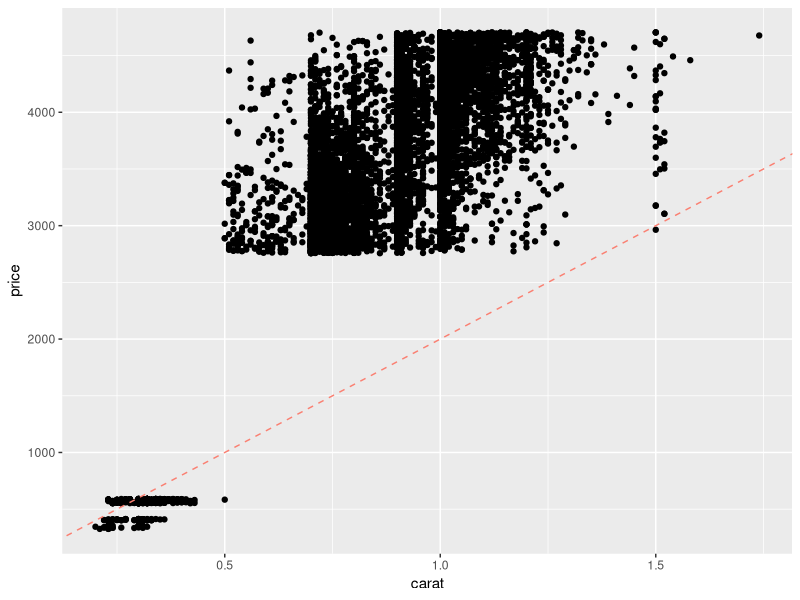
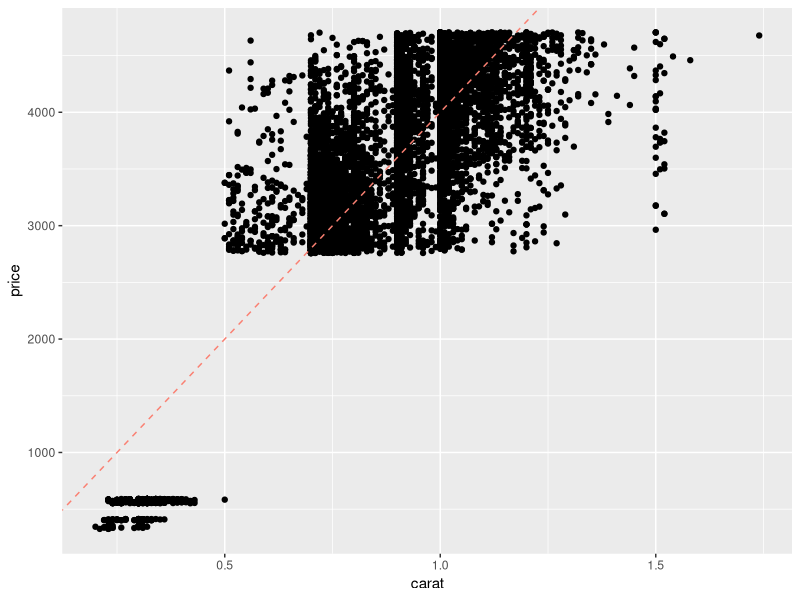
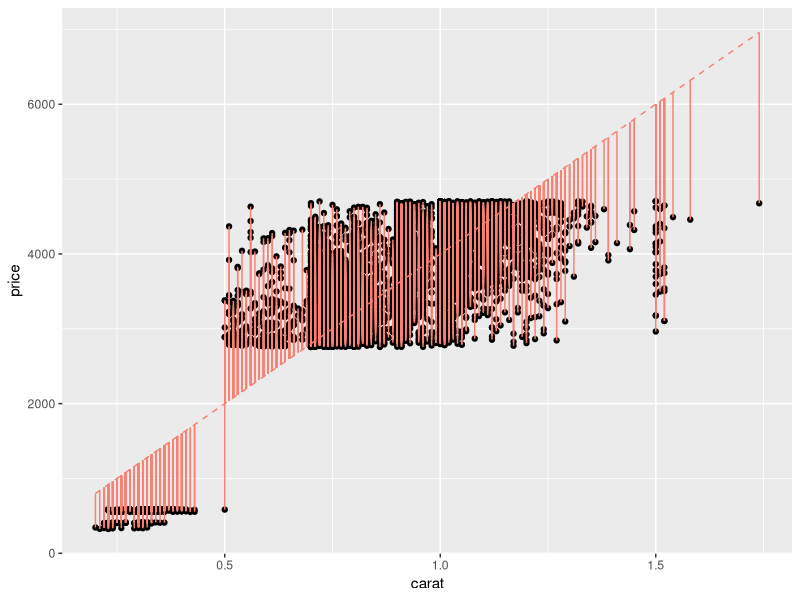
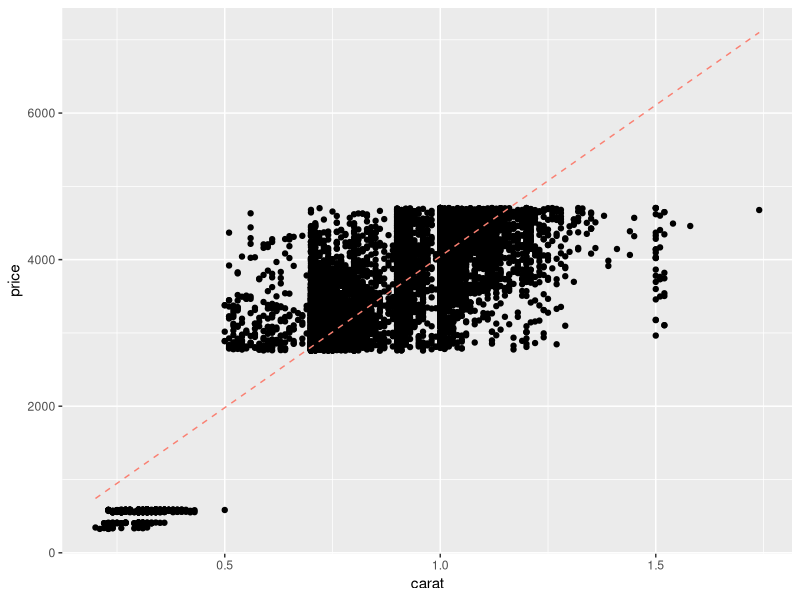
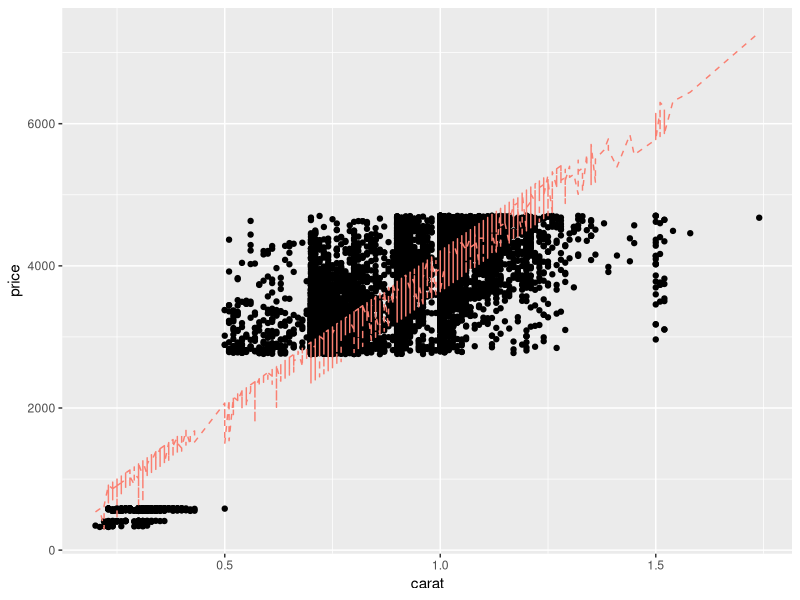
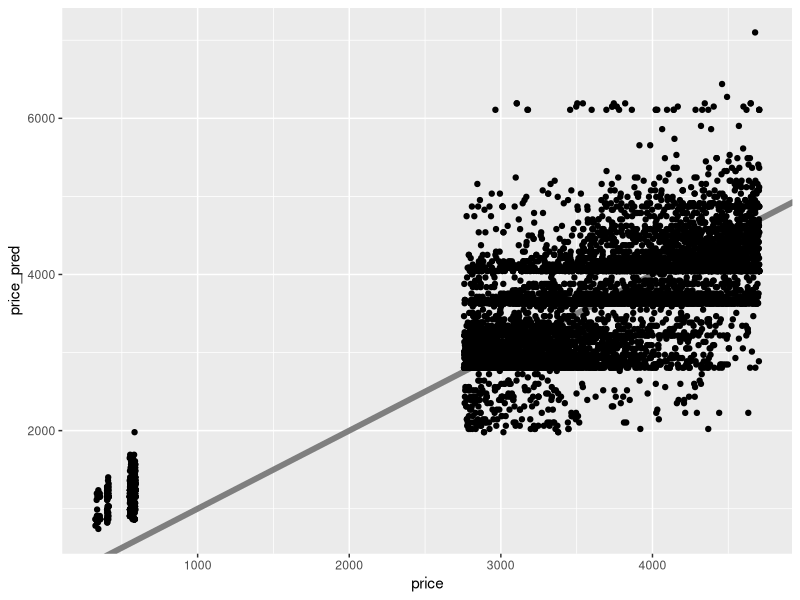
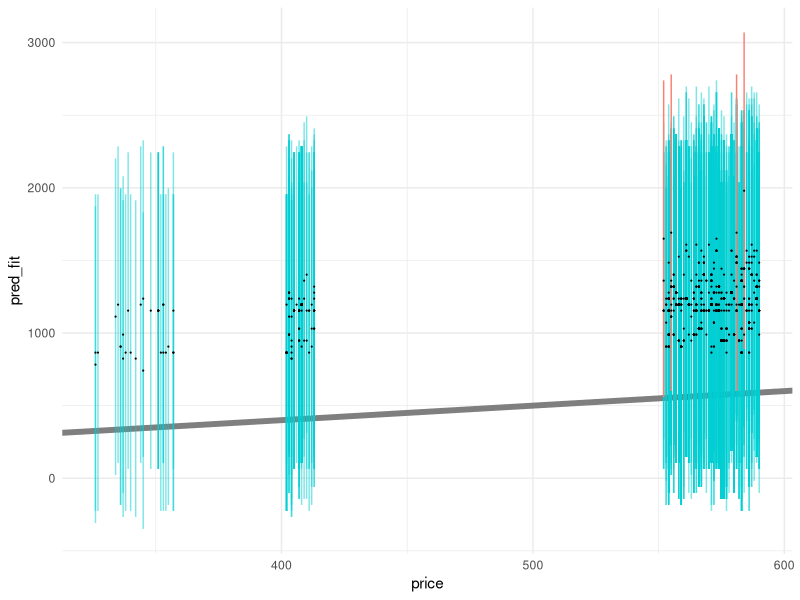
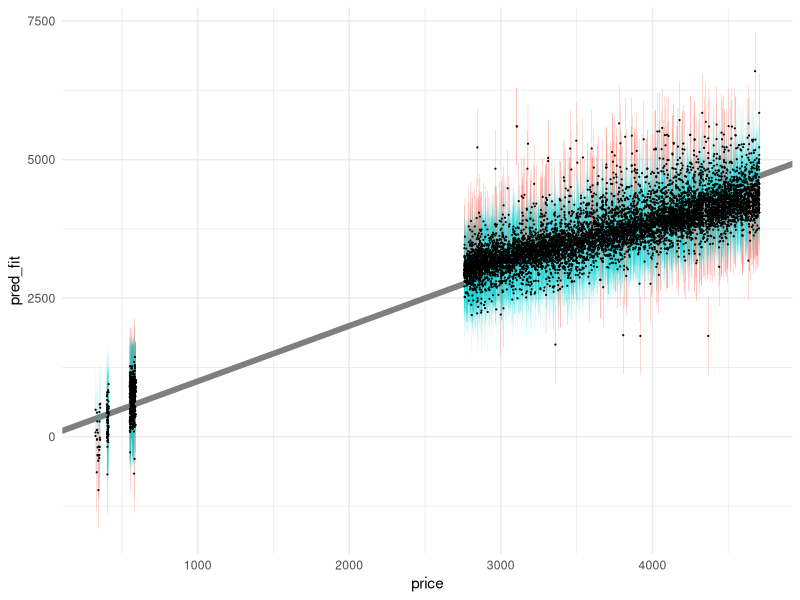

Reproduce these figures in R, in order.
## ---- chunk 1
library(tidyverse)
library(modelr)
library(broom)

## NOTE: No need to edit this chunk
set.seed(101)

## Select training data
df_train <-
  diamonds %>%
  slice(1:1e4)

## Select test data
df_test <-
  diamonds %>%
  slice((1e4 + 1):2e4)
## ---- chunk 2
## Set model parameter values [theta]
slope <- 1000 / 0.5 # Eyeball: $1000 / (1/2) carat
intercept <- 0

## Represent model as an `abline`
df_train %>%

  ggplot(aes(carat, price)) +
  geom_point() +
  geom_abline(
    slope = slope,
    intercept = intercept,
    linetype = 2,
    color = "salmon"
  )
## ---- chunk 3
## Set model parameter values [theta]
slope <- 2000 / 0.5 # Adjusted by factor of 2
intercept <- 0

## Represent model as an `abline`
df_train %>%

  ggplot(aes(carat, price)) +
  geom_point() +
  geom_abline(
    slope = slope,
    intercept = intercept,
    linetype = 2,
    color = "salmon"
  )
## ---- chunk 4
## Set model parameter values [theta]
slope <- 2000 / 0.5
intercept <- 0

## Compute predicted values
df_train %>%
  mutate(price_pred = slope * carat + intercept) %>%

  ## Visualize *residuals* as vertical bars
  ggplot(aes(carat, price)) +
  geom_point() +
  geom_segment(
    aes(xend = carat, yend = price_pred),
    color = "salmon"
  ) +
  geom_line(
    aes(y = price_pred),
    linetype = 2,
    color = "salmon"
  )
## ---- chunk 5
## Fit model
fit_carat <-
  df_train %>%
  lm(
    data = .,               # Data for fit
    formula = price ~ carat # Formula for fit
  )

fit_carat %>% tidy()
## ---- chunk 6
# task-begin
## Fit a model with carat and cut as predictors
fit_q1 <- NA
# task-end
# solution-begin
fit_q1 <-
  df_train %>%
  lm(
    data = .,
    formula = price ~ carat + cut
  )
# solution-end

fit_q1 %>% tidy()
## ---- chunk 7
## Compute predicted values
df_train %>%
  add_predictions(
    model = fit_carat,
    var = "price_pred"
  ) %>%

  ggplot(aes(carat, price)) +
  geom_point() +
  geom_line(
    aes(y = price_pred),
    linetype = 2,
    color = "salmon"
  )
## ---- chunk 8
# task-begin
## TASK: Create a visual of price_pred vs carat using your model fit_q1
# task-end
# solution-begin
df_train %>%
  add_predictions(
    model = fit_q1,
    var = "price_pred"
  ) %>%

  ggplot(aes(carat, price)) +
  geom_point() +
  geom_line(
    aes(y = price_pred),
    linetype = 2,
    color = "salmon"
  )
# solution-end
## ---- chunk 9
## Compute metrics
mse(fit_carat, df_train)
rsquare(fit_carat, df_train)
## ---- chunk 10
# solution-begin
mse(fit_q1, df_train)
rsquare(fit_q1, df_train)
# solution-end
## ---- chunk 11
## NOTE: No need to change this
## predicted vs actual
df_train %>%
  add_predictions(
    model = fit_carat,
    var = "price_pred"
  ) %>%

  ggplot(aes(price, price_pred)) +
  geom_abline(slope = 1, intercept = 0, color = "grey50", size = 2) +
  geom_point()
## ---- chunk 12
# task-begin
## TASK: Fit a model on carat, cut, color, and clarity
fit_4c <- NA
# task-end
# solution-begin
fit_4c <-
  df_train %>%
  lm(
    data = .,
    formula = price ~ carat + cut + color + clarity
  )
# solution-end

rsquare(fit_q1, df_train)
rsquare(fit_4c, df_train)
## ---- chunk 13
## NOTE: No need to edit this chunk
## Helper function to compute uncertainty bounds
add_uncertainties <- function(data, model, prefix = "pred", ...) {
  df_fit <- 
    stats::predict(model, data, ...) %>% 
    as_tibble() %>% 
    rename_with(~ str_c(prefix, "_", .))
  
  bind_cols(data, df_fit)
}

## Generate predictions with uncertainties
df_pred_uq <- 
  df_train %>%
  add_uncertainties(
    model = fit_carat,
    prefix = "pred",
    interval = "prediction",
    level = 0.95
  )

df_pred_uq %>% glimpse()
## ---- chunk 14
## NOTE: No need to edit this chunk
# Visualize
df_pred_uq %>% 
  filter(price < 1000) %>% 
  
  ggplot(aes(price)) +
  geom_abline(slope = 1, intercept = 0, size = 2, color = "grey50") +
  geom_errorbar(
    data = . %>% filter(pred_lwr <= price & price <= pred_upr),
    aes(ymin = pred_lwr, ymax = pred_upr), 
    width = 0,
    size = 0.5,
    alpha = 1 / 2,
    color = "darkturquoise"
  ) +
  geom_errorbar(
    data = . %>% filter(price < pred_lwr | pred_upr < price),
    aes(ymin = pred_lwr, ymax = pred_upr), 
    width = 0,
    size = 0.5,
    color = "salmon"
  ) +
  geom_point(aes(y = pred_fit), size = 0.1) +
  theme_minimal()
## ---- chunk 15
## NOTE: No need to edit this chunk
# Compute empirical coverage
df_pred_uq %>% 
  summarize(coverage = mean(pred_lwr <= price & price <= pred_upr))
## ---- chunk 16
# task-begin
## TODO: Compute prediction intervals for each prediction with fit_4c
df_q6 <- NA
# task-end
# solution-begin
df_q6 <- 
  df_train %>%
  add_uncertainties(
    model = fit_4c,
    prefix = "pred",
    interval = "prediction",
    level = 0.95
  )
# solution-end

## NOTE: No need to edit code below
# Compute empirical coverage
df_q6 %>% 
  summarize(coverage = mean(pred_lwr <= price & price <= pred_upr))

# Visualize
df_q6 %>% 
  ggplot(aes(price)) +
  geom_abline(slope = 1, intercept = 0, size = 2, color = "grey50") +
  geom_errorbar(
    data = . %>% filter(pred_lwr <= price & price <= pred_upr),
    aes(ymin = pred_lwr, ymax = pred_upr), 
    width = 0,
    size = 0.1,
    alpha = 1 / 5,
    color = "darkturquoise"
  ) +
  geom_errorbar(
    data = . %>% filter(price < pred_lwr | pred_upr < price),
    aes(ymin = pred_lwr, ymax = pred_upr), 
    width = 0,
    size = 0.1,
    color = "salmon"
  ) +
  geom_point(aes(y = pred_fit), size = 0.1) +
  theme_minimal()
## ---- chunk 17
## NOTE: No need to edit this chunk
rsquare(fit_4c, df_train)
rsquare(fit_4c, df_test)
